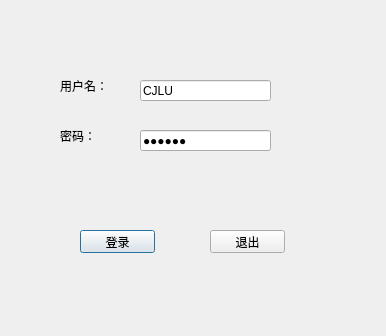
<?xml version="1.0" encoding="UTF-8"?>
<ui version="4.0">
 <class>LoginDialog</class>
 <widget class="QDialog" name="LoginDialog">
  <property name="geometry">
   <rect>
    <x>0</x>
    <y>0</y>
    <width>386</width>
    <height>336</height>
   </rect>
  </property>
  <property name="maximumSize">
   <size>
    <width>513</width>
    <height>386</height>
   </size>
  </property>
  <property name="windowTitle">
   <string>Dialog</string>
  </property>
  <widget class="QLabel" name="label">
   <property name="geometry">
    <rect>
     <x>60</x>
     <y>80</y>
     <width>54</width>
     <height>12</height>
    </rect>
   </property>
   <property name="text">
    <string>用户名：</string>
   </property>
  </widget>
  <widget class="QLabel" name="label_2">
   <property name="geometry">
    <rect>
     <x>60</x>
     <y>130</y>
     <width>54</width>
     <height>12</height>
    </rect>
   </property>
   <property name="text">
    <string>密码：</string>
   </property>
  </widget>
  <widget class="QLineEdit" name="usrLineEdit">
   <property name="geometry">
    <rect>
     <x>140</x>
     <y>80</y>
     <width>131</width>
     <height>21</height>
    </rect>
   </property>
   <property name="text">
    <string>CJLU</string>
   </property>
   <property name="echoMode">
    <enum>QLineEdit::Normal</enum>
   </property>
   <property name="placeholderText">
    <string>请输入用户名</string>
   </property>
  </widget>
  <widget class="QLineEdit" name="pwdLineEdit">
   <property name="geometry">
    <rect>
     <x>140</x>
     <y>130</y>
     <width>131</width>
     <height>21</height>
    </rect>
   </property>
   <property name="text">
    <string>123456</string>
   </property>
   <property name="echoMode">
    <enum>QLineEdit::Password</enum>
   </property>
   <property name="placeholderText">
    <string>请输入密码</string>
   </property>
  </widget>
  <widget class="QPushButton" name="loginBtn">
   <property name="geometry">
    <rect>
     <x>80</x>
     <y>230</y>
     <width>75</width>
     <height>23</height>
    </rect>
   </property>
   <property name="text">
    <string>登录</string>
   </property>
  </widget>
  <widget class="QPushButton" name="exitBtn">
   <property name="geometry">
    <rect>
     <x>210</x>
     <y>230</y>
     <width>75</width>
     <height>23</height>
    </rect>
   </property>
   <property name="text">
    <string>退出</string>
   </property>
  </widget>
 </widget>
 <resources/>
 <connections>
  <connection>
   <sender>exitBtn</sender>
   <signal>clicked()</signal>
   <receiver>LoginDialog</receiver>
   <slot>close()</slot>
   <hints>
    <hint type="sourcelabel">
     <x>247</x>
     <y>241</y>
    </hint>
    <hint type="destinationlabel">
     <x>199</x>
     <y>149</y>
    </hint>
   </hints>
  </connection>
 </connections>
</ui>
